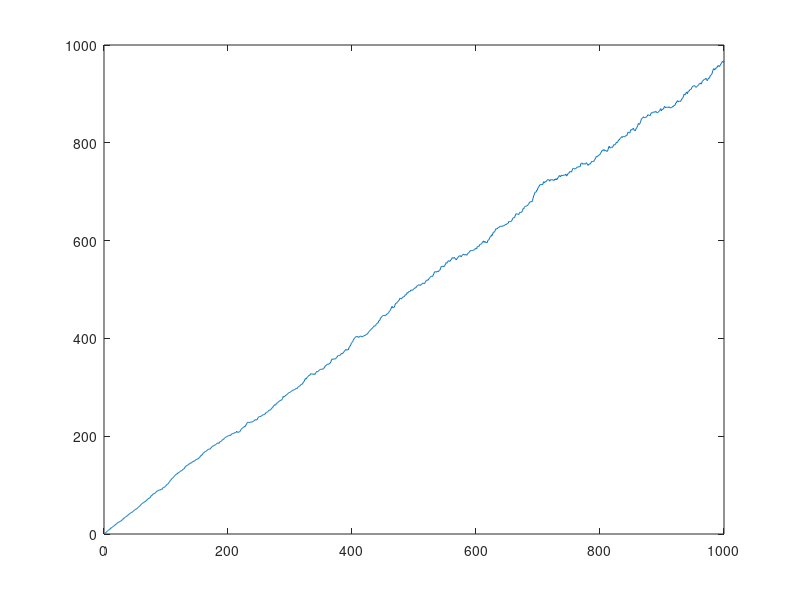
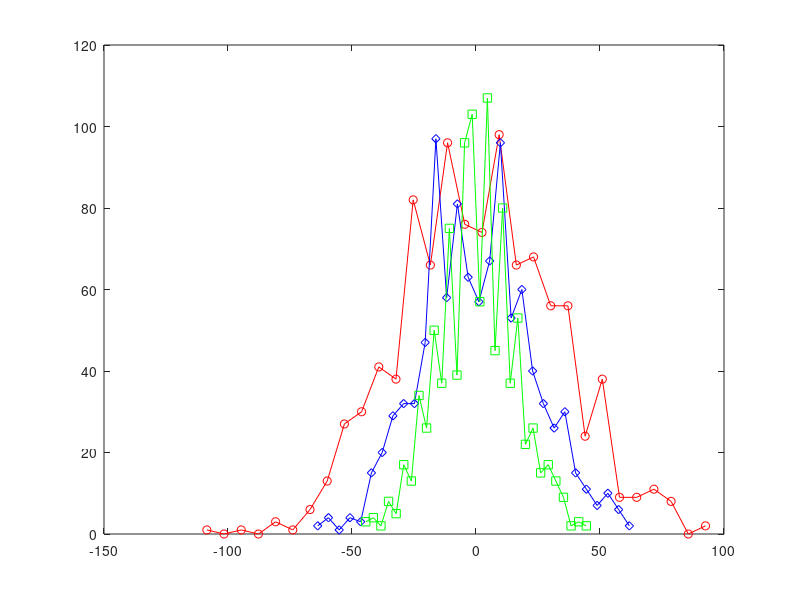
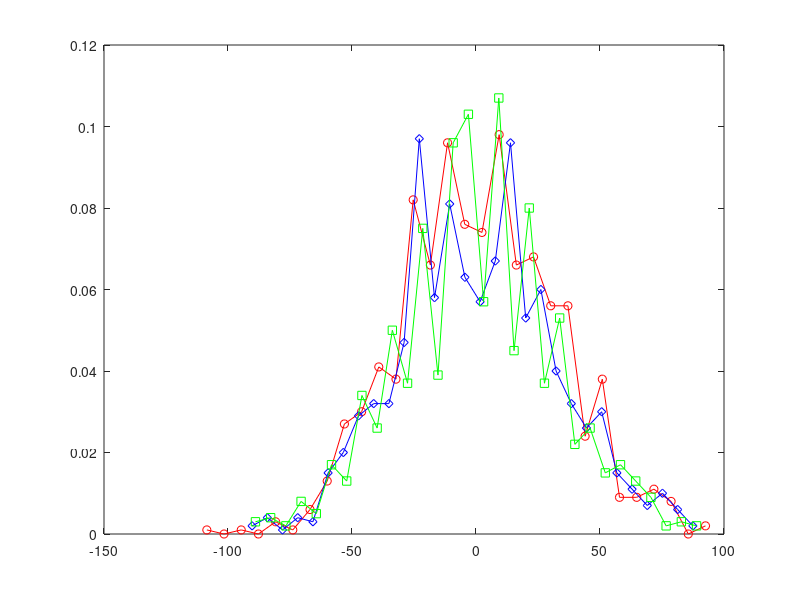

MATLAB code to generate these figures, in order:
% Random walk and mean square displacement
%
Nwalk=1000;
Nstep=1000;
% Generate Nwalk random walkers that move Nstep steps randomly to the left
% (x=-1) or to the right (x=+1)
x=2*randi(2,Nstep,Nwalk)-3;
% Sum up the steps to measure how they move (displacements/ trajectories)
y=cumsum(x,1);
% plot all the trajectories
%figure(1), plot(y)
% calculate the mean square displacement
%i.e. the mean of all the walkers' squared displacements
msd=mean(y.^2,2);
% plot the msd, slope is 2Dt
figure(2), plot(msd)
[counts_Ns,centers_Ns]=hist(y(Nstep,:),30);
[counts_Nsh,centers_Nsh]=hist(y(Nstep/2,:),30);
[counts_Nsq,centers_Nsq]=hist(y(Nstep/4,:),30);
figure(3), plot(centers_Ns,counts_Ns,'-or',centers_Nsh,counts_Nsh,'-db',centers_Nsq,counts_Nsq,'-sg')
figure(4), plot(centers_Ns,counts_Ns/Nwalk,'-or',centers_Nsh*sqrt(2),counts_Nsh/Nwalk,'-db',centers_Nsq*sqrt(4),counts_Nsq/Nwalk,'-sg')
% Calculate second moment of distribution = 2Dt
twoDt_Ns = sum(centers_Ns.^2.*counts_Ns)/Nwalk;
twoD_Ns=twoDt_Ns/Nstep
twoDt_Nsh = sum(centers_Nsh.^2.*counts_Nsh)/Nwalk; 
twoD_Nsh=twoDt_Nsh/(Nstep/2)
twoDt_Nsq = sum(centers_Nsq.^2.*counts_Nsq)/Nwalk; 
twoD_Nsq=twoDt_Nsq/(Nstep/4)
